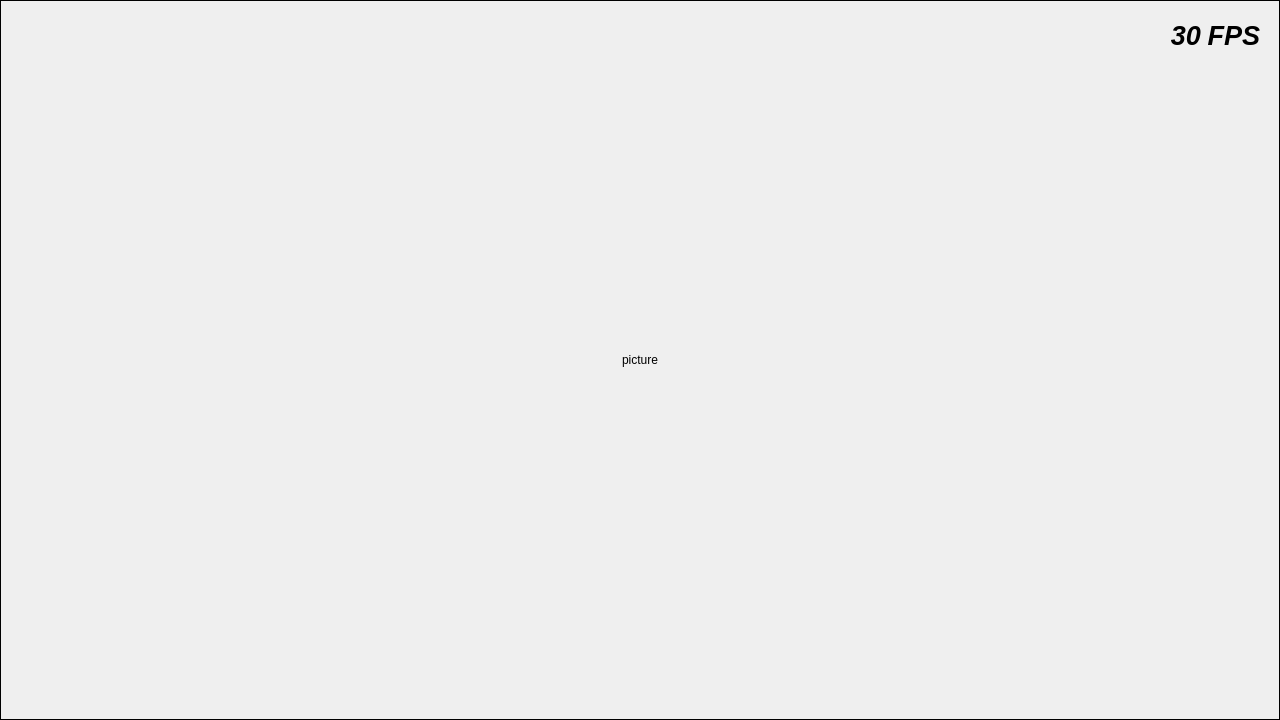
<?xml version="1.0" encoding="UTF-8"?>
<ui version="4.0">
 <class>Widget</class>
 <widget class="QWidget" name="Widget">
  <property name="geometry">
   <rect>
    <x>0</x>
    <y>0</y>
    <width>1280</width>
    <height>720</height>
   </rect>
  </property>
  <property name="windowTitle">
   <string>V4L2 を使用して UVC カメラ映像を描画</string>
  </property>
  <widget class="QLabel" name="label">
   <property name="geometry">
    <rect>
     <x>0</x>
     <y>0</y>
     <width>1280</width>
     <height>720</height>
    </rect>
   </property>
   <property name="frameShape">
    <enum>QFrame::Box</enum>
   </property>
   <property name="text">
    <string>picture</string>
   </property>
   <property name="alignment">
    <set>Qt::AlignCenter</set>
   </property>
  </widget>
  <widget class="QLabel" name="label_2">
   <property name="geometry">
    <rect>
     <x>1199</x>
     <y>20</y>
     <width>61</width>
     <height>30</height>
    </rect>
   </property>
   <property name="font">
    <font>
     <pointsize>20</pointsize>
     <weight>75</weight>
     <italic>true</italic>
     <bold>true</bold>
    </font>
   </property>
   <property name="frameShape">
    <enum>QFrame::NoFrame</enum>
   </property>
   <property name="text">
    <string>FPS</string>
   </property>
   <property name="alignment">
    <set>Qt::AlignRight|Qt::AlignTrailing|Qt::AlignVCenter</set>
   </property>
  </widget>
  <widget class="QLabel" name="label_3">
   <property name="geometry">
    <rect>
     <x>1130</x>
     <y>20</y>
     <width>71</width>
     <height>30</height>
    </rect>
   </property>
   <property name="font">
    <font>
     <pointsize>20</pointsize>
     <weight>75</weight>
     <italic>true</italic>
     <bold>true</bold>
    </font>
   </property>
   <property name="frameShape">
    <enum>QFrame::NoFrame</enum>
   </property>
   <property name="text">
    <string>30</string>
   </property>
   <property name="alignment">
    <set>Qt::AlignRight|Qt::AlignTrailing|Qt::AlignVCenter</set>
   </property>
  </widget>
 </widget>
 <layoutdefault spacing="6" margin="11"/>
 <resources/>
 <connections/>
</ui>
